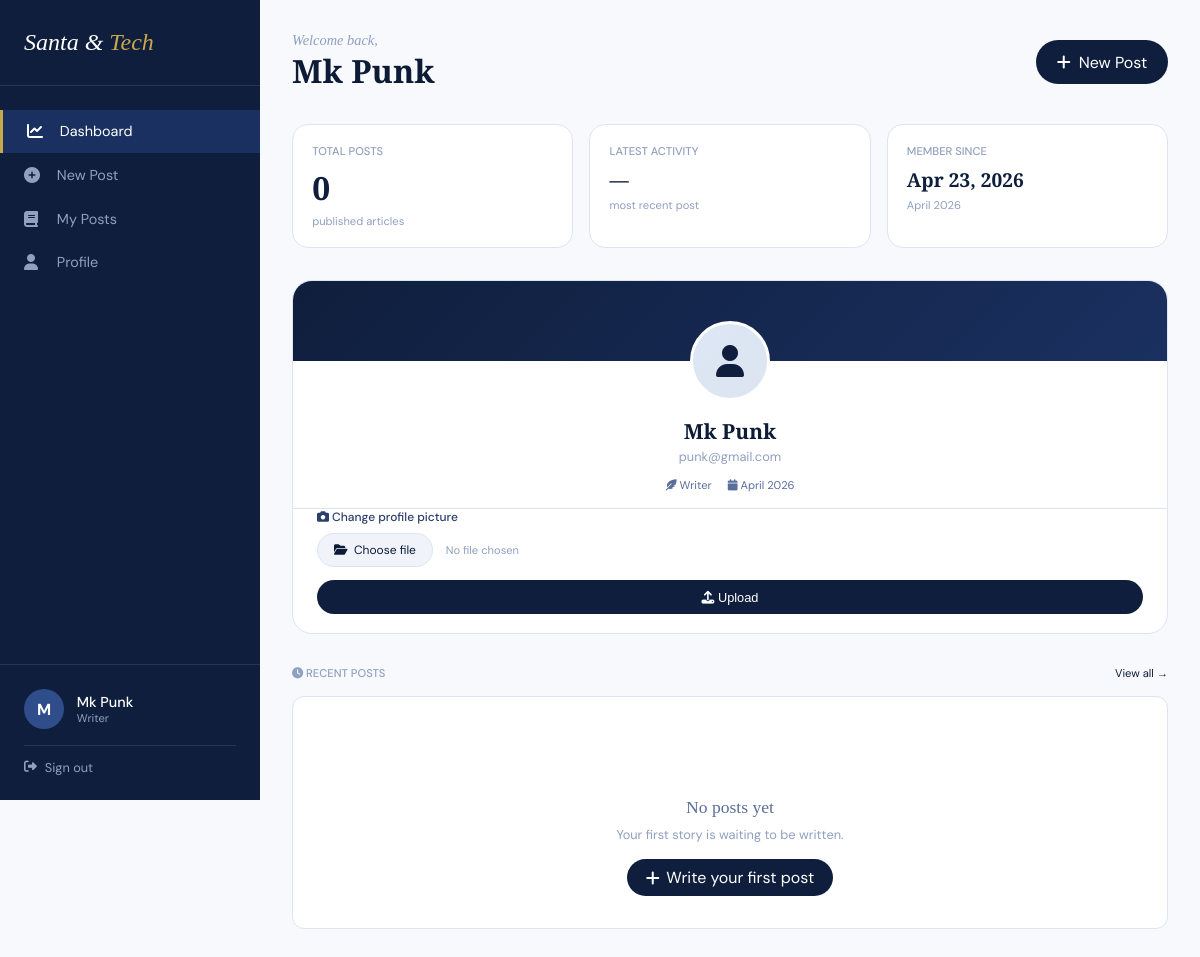
Page /dashboard/profile/ (signed in) on the committed database.
### blogs/models.py (models this page shows, shortened)
class User(AbstractBaseUser, PermissionsMixin):
    class UserType(models.TextChoices):
        READER = 'reader', 'Reader'
        AUTHOR = 'author', 'Author'
        ADMIN = 'admin', 'Admin'
    id = models.AutoField(primary_key=True)
    username = models.CharField(max_length=150, unique=True)
    email = models.EmailField(unique=True)
    userType = models.CharField(
        max_length=10,
        choices=UserType.choices,
        default=UserType.READER
    )
    is_staff = models.BooleanField(default=False)
    is_active = models.BooleanField(default=True)
    date_joined = models.DateTimeField(auto_now_add=True)
    updated_at = models.DateTimeField(auto_now=True)
    profile_picture = CloudinaryField('profile_picture', blank=True, null=True)
    objects = CustomUserManager()
    USERNAME_FIELD = 'email'
    REQUIRED_FIELDS = ['username']

### blogs/views.py (the view)
# urls.py: path('dashboard/profile/', views.profile_view, name='profile'),
@login_required(login_url='login')
def profile_view(request):
    return render(request, 'dashboard/profile.html')

### blogs/templates/dashboard/profile.html (shortened to what this page needs)
<!DOCTYPE html>
<html lang="en">
<head>
    <link rel="stylesheet" href="https://cdnjs.cloudflare.com/ajax/libs/font-awesome/6.5.1/css/all.min.css">
</head>
<body>
<div class="layout">
    <aside id="sidebar">
        <a href="/" class="brand">Santa & <span>Tech</span></a>
        <ul class="sidebar-nav">
            <li><a href="#" class="active"><i class="fas fa-chart-line"></i> Dashboard</a></li>
            <li><a href="{% url 'create_post' %}"><i class="fas fa-plus-circle"></i> New Post</a></li>
            <li><a href="{% url 'my_post' %}"><i class="fas fa-book"></i> My Posts</a></li>
            <li><a href="#"><i class="fas fa-user"></i> Profile</a></li>
        </ul>
        <div class="sidebar-bottom">
            <div class="user-info">
                <div class="user-avatar">{{ request.user.username|slice:":1"|upper }}</div>
                <div class="user-details">
                    <div class="user-name">{{ request.user.username }}</div>
                    <div class="user-role">Writer</div>
                </div>
            </div>
            <a href="{% url 'logout' %}" class="logout-link">
                <i class="fas fa-sign-out-alt"></i> Sign out
            </a>
        </div>
    </aside>
    <main>
        <div class="page-header">
            <div>
                <p class="greeting">Welcome back,</p>
                <h1 class="page-title">{{ request.user.username }}</h1>
            </div>
            <a href="{% url 'create_post' %}" class="btn-new">
                <i class="fas fa-plus"></i> New Post
            </a>
        </div>
        <div class="stats-row">
            <div class="stat-card">
                <div class="stat-label">Total Posts</div>
                <div class="stat-value">{{ posts|length }}</div>
                <div class="stat-sub">published articles</div>
            </div>
            <div class="stat-card">
                <div class="stat-label">Latest Activity</div>
                <div class="stat-value" style="font-size:1.2rem;">
                    {% if posts %}{{ posts.0.created_at|date:"M j, Y" }}{% else %}—{% endif %}
                </div>
                <div class="stat-sub">most recent post</div>
            </div>
            <div class="stat-card">
                <div class="stat-label">Member Since</div>
                <div class="stat-value" style="font-size:1.2rem;">{{ request.user.date_joined|date:"M j, Y" }}</div>
                <div class="stat-sub">{{ request.user.date_joined|date:"F Y" }}</div>
            </div>
        </div>
        <div class="profile-card">
            <div class="profile-cover"></div>
            <div class="avatar-section">
                {% if user.profile_picture and user.profile_picture.url %}
                    <img class="avatar" src="{{ user.profile_picture.url }}" alt="{{ user.username }}">
                {% else %}
                    <div class="avatar-placeholder">
                        <i class="fas fa-user"></i>
                    </div>
                {% endif %}
            </div>
            <div class="profile-info">
                <div class="profile-name">{{ user.username }}</div>
                <div class="profile-email">{{ user.email }}</div>
                <div class="profile-meta">
                    <span><i class="fas fa-feather-alt"></i> Writer</span>
                    <span><i class="fas fa-calendar"></i> {{ user.date_joined|date:"F Y" }}</span>
                </div>
            </div>
            <form method="post" enctype="multipart/form-data" class="upload-form">
                <div class="upload-label">
                    <i class="fas fa-camera"></i> Change profile picture
                </div>
                <div class="file-input-wrapper">
                    <label class="file-btn">
                        <i class="fas fa-folder-open"></i> Choose file
                    </label>
                    <span class="file-name" id="fileName">No file chosen</span>
                </div>
                <button type="submit" class="upload-btn">
                    <i class="fas fa-upload"></i> Upload
                </button>
            </form>
        </div>
        <div class="section-header">
            <span class="section-title"><i class="fas fa-clock"></i> Recent Posts</span>
            <a href="{% url 'my_post' %}" class="view-all">View all →</a>
        </div>
        {% if posts %}
        <div class="posts-list">
            {% for post in posts|slice:":5" %}
            <div class="post-row">
                <span class="post-index">{{ forloop.counter }}</span>
                <div class="post-info">
                    <div class="post-title-text">{{ post.title }}</div>
                    <div class="post-date">{{ post.created_at|date:"F j, Y" }}</div>
                </div>
                <div class="post-actions">
                    <a href="{% url 'post' post.id %}" class="action-btn" title="View">
                        <i class="fas fa-eye"></i>
                    </a>
                    <a href="{% url 'edit_post' post.id %}" class="action-btn" title="Edit">
                        <i class="fas fa-edit"></i>
                    </a>
                    <button class="action-btn danger" title="Delete
                        <i class="fas fa-trash-alt"></i>
                    </button>
                </div>
            </div>
            {% endfor %}
        </div>
        {% else %}
        <div class="empty-state">
            <div class="empty-icon"></div>
            <p class="empty-title">No posts yet</p>
            <p class="empty-sub">Your first story is waiting to be written.</p>
            <a href="{% url 'create_post' %}" class="btn-empty">
                <i class="fas fa-plus"></i> Write your first post
            </a>
        </div>
        {% endif %}
    </main>
</div>
</body>
</html>

### rows in the picture
User: user.username "M", user.username "Mk Punk", user.date_joined "Apr 23, 2026", user.date_joined "April 2026", username "Mk Punk", email "punk@gmail.com", date_joined "April 2026"

### other values in the picture
{{ posts|length }} "0"
